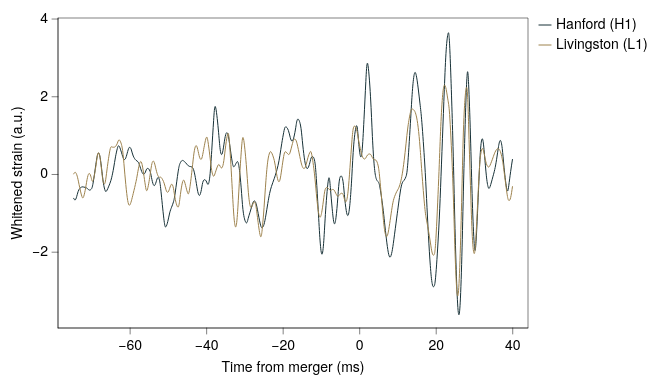

Vega-Lite specification stored for this chart:
### Vega-Lite specification from a JSON file in a GitHub repository (floating-point values rounded to 4 significant figures; data arrays with more than 128 entries replaced by an {"elided": "..."} marker saying what was removed)
{"background": null, "config": {"arc": {"fill": "#DBDBDB", "fillOpacity": 1.0, "innerRadius": 38.75, "padAngle": 0.03, "stroke": "black", "strokeOpacity": 1, "strokeWidth": 0.25}, "area": {"fill": "#DBDBDB", "fillOpacity": 1.0, "stroke": "black", "strokeOpacity": 1, "strokeWidth": 0.25}, "axis": {"domain": true, "domainCap": "round", "domainColor": "black", "domainWidth": 0.25, "grid": false, "gridCap": "round", "gridColor": "#F1F1F1", "gridDash": [0, 0], "gridOpacity": 1.0, "gridWidth": 0.25, "labelColor": "black", "labelFont": "Helvetica Neue, HelveticaNeue, Helvetica, Arial, sans-serif", "labelFontSize": 7, "labelFontStyle": "normal", "labelFontWeight": 400, "offset": 0, "ticks": true, "tickCap": "round", "tickColor": "black", "tickRound": false, "tickSize": 3, "tickWidth": 0.25, "titleColor": "black", "titleFont": "Helvetica Neue, HelveticaNeue, Helvetica, Arial, sans-serif", "titleFontSize": 7, "titleFontStyle": "normal", "titleFontWeight": 400}, "axisX": {"domain": true, "labelAlign": "center", "labelAngle": 0, "labels": true, "ticks": true, "translate": 0}, "axisY": {"domain": true, "labelAlign": "right", "labelAngle": 0, "labels": true, "ticks": true, "translate": 0}, "axisRight": {"domain": true, "labelAlign": "left", "labelAngle": 0, "labels": true, "ticks": true, "translate": 0}, "axisTop": {"domain": true, "labelAlign": "center", "labelAngle": 0, "labels": true, "ticks": true, "translate": 0}, "axisBand": {"tickOffset": 0}, "bar": {"fill": "#DBDBDB", "fillOpacity": 1.0, "stroke": "black", "strokeOpacity": 1, "strokeWidth": 0.25}, "boxplot": {"size": 13.95, "ticks": {"cornerRadius": 0.25, "fill": "black", "opacity": 1, "size": 6.975, "thickness": 0.25}, "box": {"fillOpacity": 1.0, "stroke": "black", "strokeOpacity": 1, "strokeWidth": 0.25}, "median": {"cornerRadius": 0, "fill": "black", "fillOpacity": 1.0, "opacity": 1, "size": 13.95, "thickness": 0.25}, "rule": {"fill": "black", "fillOpacity": 1.0, "size": 15.5, "stroke": "black", "strokeDash": [0, 0], "strokeOpacity": 1, "strokeWidth": 0.25}, "outliers": {"color": "black", "fill": "black", "fillOpacity": 1.0, "size": 0, "stroke": "black", "strokeOpacity": 1, "strokeWidth": 0.25}}, "circle": {"fill": "black", "fillOpacity": 1.0, "size": 1.938, "stroke": null, "strokeOpacity": 1, "strokeWidth": 0.25}, "errorband": {"band": {"fillOpacity": 0.6, "stroke": null, "strokeWidth": 0.25, "strokeOpacity": 1}, "borders": {"opacity": 0, "strokeOpacity": 1, "strokeWidth": 0.25}}, "errorbar": {"opacity": 1, "rule": {"strokeDash": [0, 0], "strokeWidth": 0.25}, "ticks": {"color": "black", "cornerRadius": 0.125, "opacity": 1, "size": 9.3, "thickness": 0.25}, "thickness": 0.25}, "font": "Helvetica Neue, HelveticaNeue, Helvetica, Arial, sans-serif", "geoshape": {"fill": "#DBDBDB", "fillOpacity": 1.0, "stroke": "black", "strokeOpacity": 1, "strokeWidth": 0.25}, "header": {"labelColor": "black", "labelFont": "Helvetica Neue, HelveticaNeue, Helvetica, Arial, sans-serif", "labelFontSize": 7, "labelFontStyle": "normal", "labelFontWeight": 400, "titleColor": "black", "titleFont": "Helvetica Neue, HelveticaNeue, Helvetica, Arial, sans-serif", "titleFontSize": 7, "titleFontStyle": "normal", "titleFontWeight": 400, "titlePadding": 0}, "legend": {"disable": false, "offset": 4.5, "titlePadding": 4, "labelOffset": 2, "gradientLabelOffset": 2, "columnPadding": 4, "rowPadding": 2, "gradientLength": 77.5, "gradientThickness": 7.75, "gradientOpacity": 1.0, "gradientStrokeColor": "black", "gradientStrokeWidth": 0.25, "labelColor": "black", "labelFont": "Helvetica Neue, HelveticaNeue, Helvetica, Arial, sans-serif", "labelFontSize": 7, "labelFontStyle": "normal", "labelFontWeight": 400, "strokeColor": "black", "strokeWidth": 0, "symbolSize": 42, "symbolStrokeColor": "black", "symbolStrokeWidth": 0.25, "titleColor": "black", "titleFont": "Helvetica Neue, HelveticaNeue, Helvetica, Arial, sans-serif", "titleFontSize": 7, "titleFontStyle": "normal", "titleFontWeight": 400}, "line": {"color": "black", "stroke": "black", "strokeCap": "butt", "strokeDash": [0, 0], "strokeOpacity": 1, "strokeWidth": 0.5}, "point": {"filled": true, "fill": "#DBDBDB", "fillOpacity": 1.0, "size": 7.75, "stroke": "black", "strokeOpacity": 1, "strokeWidth": 0.25}, "range": {"category": ["#B2B2B2", "#4A7CD3", "#008542", "#664CAF", "#509F98", "#636363", "#284F93", "#005226", "#382864", "#285753"], "diverging": {"scheme": ["#443E60", "#5F597E", "#7C759B", "#9994B6", "#B7B4CC", "#D6D5DC", "#F6F6F6", "#D1DAD9", "#A4C2BF", "#7AA9A4", "#578E89", "#37736E", "#1B5954"]}, "heatmap": {"scheme": ["#440154", "#472270", "#433E82", "#38598C", "#2C728E", "#238A8D", "#24A086", "#39B578", "#5DC862", "#96D646", "#CAE02D", "#FDE724"]}, "ordinal": {"scheme": ["#F1F1F1", "#DBDBDB", "#C6C6C6", "#B2B2B2", "#9D9D9D", "#898989", "#767676", "#636363", "#515151", "#404040", "#2F2F2F", "#1F1F1F"]}, "ramp": {"scheme": ["#440154", "#472270", "#433E82", "#38598C", "#2C728E", "#238A8D", "#24A086", "#39B578", "#5DC862", "#96D646", "#CAE02D", "#FDE724"]}}, "rule": {"color": "black", "stroke": "black", "strokeCap": "round", "strokeDash": [2, 2], "strokeOpacity": 1, "strokeWidth": 0.25}, "scale": {"barBandPaddingInner": 0.1, "rectBandPaddingInner": 0, "tickBandPaddingInner": 0.1, "bandPaddingOuter": 0.1, "bandWithNestedOffsetPaddingInner": 0.2, "bandWithNestedOffsetPaddingOuter": 0.2, "offsetBandPaddingInner": 0, "offsetBandPaddingOuter": 0, "continuousPadding": 7.75, "round": false}, "rect": {"fill": "#DBDBDB", "fillOpacity": 1.0, "stroke": "black", "strokeOpacity": 1, "strokeWidth": 0.25}, "square": {"fill": "#DBDBDB", "fillOpacity": 1.0, "size": 15.5, "stroke": "black", "strokeOpacity": 1, "strokeWidth": 0.25}, "text": {"color": "black", "font": "Helvetica Neue, HelveticaNeue, Helvetica, Arial, sans-serif", "fontSize": 7, "fontStyle": "normal", "fontWeight": 400}, "tick": {"color": "black", "cornerRadius": 0.125, "opacity": 1.0, "size": 13.95, "thickness": 0.25}, "title": {"anchor": "middle", "frame": "group", "color": "black", "font": "Helvetica Neue, HelveticaNeue, Helvetica, Arial, sans-serif", "fontSize": 7, "fontStyle": "normal", "fontWeight": 400, "subtitleColor": "black", "subtitleFont": "Helvetica Neue, HelveticaNeue, Helvetica, Arial, sans-serif", "subtitleFontSize": 7, "subtitleFontStyle": "normal", "subtitleFontWeight": 400}, "trail": {"color": "black", "opacity": 1, "size": 0.5}, "view": {"continuousWidth": 235, "continuousHeight": 155, "discreteWidth": 235, "discreteHeight": 155, "fill": null, "stroke": "black", "strokeWidth": 0.25}}, "data": {"name": "data-59e004421c9bed9b8a89789085d7d6d0"}, "mark": {"type": "line", "interpolate": "natural"}, "encoding": {"color": {"field": "detector", "scale": {"domain": ["Hanford (H1)", "Livingston (L1)"], "range": ["#173137", "#9D824D"]}, "sort": ["Hanford (H1)", "Livingston (L1)"], "title": null, "type": "nominal"}, "x": {"field": "t", "scale": {"domain": [-74.8, 39.94], "nice": false}, "title": "Time from merger (ms)", "type": "quantitative"}, "y": {"field": "strain", "title": "Whitened strain (a.u.)", "type": "quantitative", "scale": {"nice": false}}}, "$schema": "https://vega.github.io/schema/vega-lite/v6.4.1.json", "datasets": {"data-59e004421c9bed9b8a89789085d7d6d0": {"elided": "440 records"}}}
